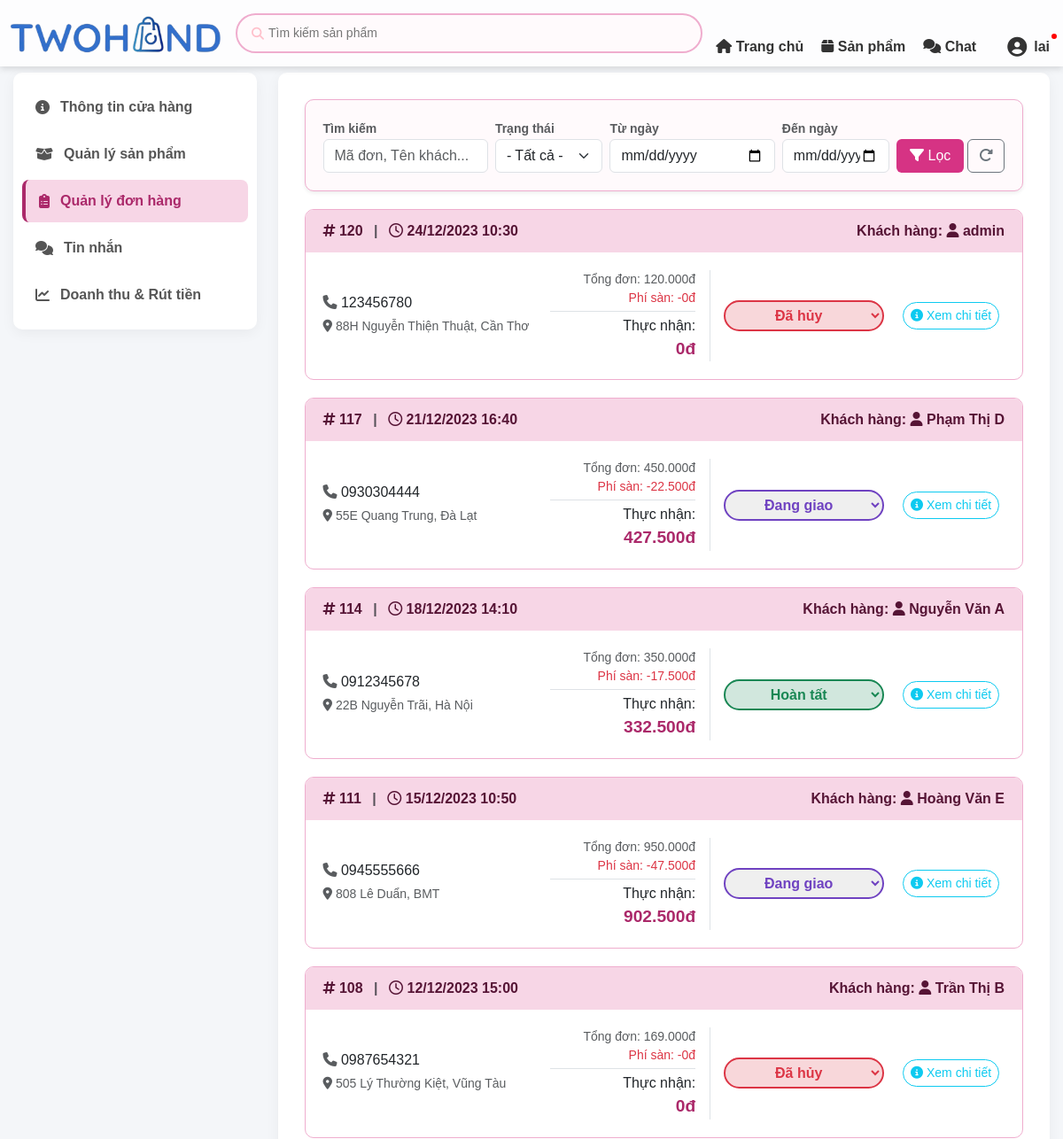
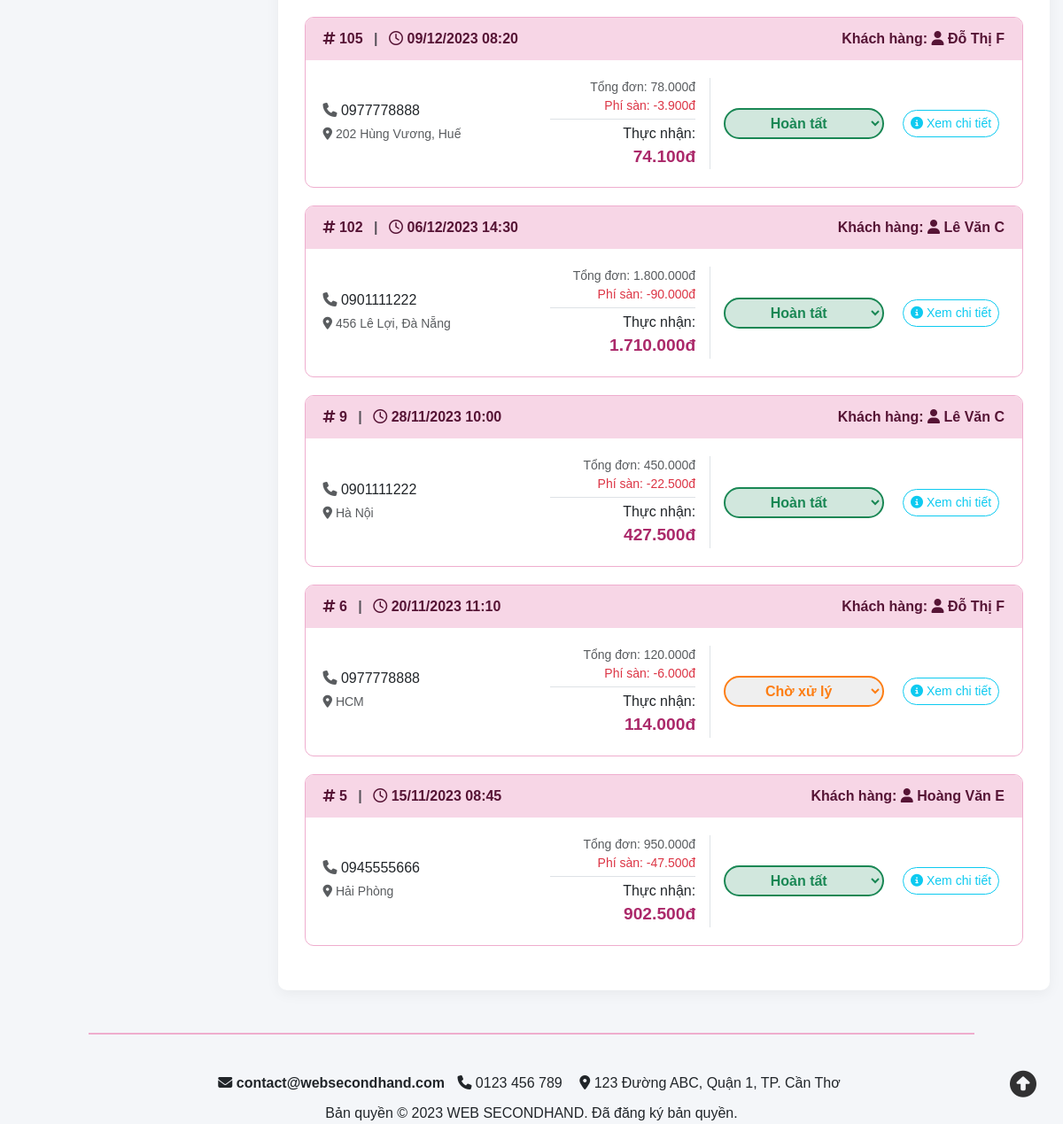
The app's page /seller/controllers/sellerDonHangController.php (signed in) with its own data (2 pictures, top to bottom).
### tables this page shows
CREATE TABLE DonHang ( 
    MaDH INT(10) PRIMARY KEY AUTO_INCREMENT,
    IdTaiKhoan INT(10), 
    IdNguoiBan INT(10) NOT NULL, 
    NgayDat DATETIME DEFAULT CURRENT_TIMESTAMP,
    DiaChiGiao VARCHAR(255),
    TongTien DECIMAL(10,2) UNSIGNED,  
    TrangThai ENUM('Chờ xử lý', 'Đã xác nhận', 'Đang giao', 'Hoàn tất', 'Đã hủy') DEFAULT 'Chờ xử lý',
    TrangThaiThanhToan ENUM('ChuaThanhToan', 'DaThanhToan', 'ChoHoanTien') DEFAULT 'ChuaThanhToan', 
    GhiChu TEXT,
    NgaySua DATETIME DEFAULT CURRENT_TIMESTAMP ON UPDATE CURRENT_TIMESTAMP,
    PhiSan DECIMAL(10,2) DEFAULT 0, 
    TienNguoiBanNhan DECIMAL(10,2) DEFAULT 0, 
    FOREIGN KEY (IdTaiKhoan) REFERENCES TaiKhoan(IdTaiKhoan),  
    FOREIGN KEY (IdNguoiBan) REFERENCES TaiKhoan(IdTaiKhoan)
);

CREATE TABLE TaiKhoan ( 
    IdTaiKhoan INT(10) PRIMARY KEY AUTO_INCREMENT, 
    TenTK VARCHAR(100) NOT NULL,
    Email VARCHAR(100) NOT NULL UNIQUE,
    Sdt VARCHAR(10) NOT NULL, 
    MatKhau VARCHAR(255) NOT NULL, 
    VaiTro TINYINT DEFAULT 0 CHECK (VaiTro IN (0,1)), 
    IdGoogle VARCHAR(255) DEFAULT NULL, 
    TrangThaiBanHang ENUM('ChuaKichHoat','DangHoatDong','BiKhoa') DEFAULT 'ChuaKichHoat', 
    Avatar VARCHAR(255) DEFAULT NULL,
    ThoiGianTao DATETIME NOT NULL DEFAULT CURRENT_TIMESTAMP,
    DiemViPham INT DEFAULT 0,
    ViDo DECIMAL(10, 8) NULL COMMENT 'Latitude - Vĩ độ của Người Mua',
    KinhDo DECIMAL(11, 8) NULL COMMENT 'Longitude - Kinh độ của Người Mua',
    HanKhoaTaiKhoan DATETIME DEFAULT NULL
);

### seller/controllers/sellerDonHangController.php (called while the page is built, shortened)
<?php
require_once __DIR__ . '/../../includes/ketnoi.php';
require_once __DIR__ . '/../models/sellerDonHangModel.php';
$idNguoiBan = $_SESSION['IdTaiKhoan'];
$model = new SellerDonHangModel($conn);
$keyword = $_GET['search'] ?? '';
$filter_status = $_GET['status'] ?? '';
$tuNgay = $_GET['tungay'] ?? '';
$denNgay = $_GET['denngay'] ?? '';
$limit = 10;
$page = isset($_GET['page']) ? (int)$_GET['page'] : 1;
$offset = ($page - 1) * $limit;
$total_records = $model->countDonHang($idNguoiBan, $keyword, $filter_status, $tuNgay, $denNgay);
$dsDonHang = $model->getDanhSachDonHang($idNguoiBan, $keyword, $filter_status, $tuNgay, $denNgay, $limit, $offset);
include_once __DIR__ . '/../views/sellerQuanLyDonHang.php';

### seller/models/sellerDonHangModel.php (called while the page is built, shortened)
<?php
class SellerDonHangModel
{
    private $conn;
    public function __construct($conn)
    {
        $this->conn = $conn;
    }
    public function countDonHang($idNguoiBan, $keyword, $trangThai, $tuNgay, $denNgay)
    {
        $sql = "SELECT COUNT(*) as total FROM DonHang dh JOIN TaiKhoan tk ON dh.IdTaiKhoan = tk.IdTaiKhoan WHERE dh.IdNguoiBan = ?";
        $params = [$idNguoiBan];
        $types = "i";
        $stmt = $this->conn->prepare($sql);
        if (!empty($types)) $stmt->bind_param($types, ...$params);
        $stmt->execute();
        return $stmt->get_result()->fetch_assoc()['total'];
    }
    public function getDanhSachDonHang($idNguoiBan, $keyword, $trangThai, $tuNgay, $denNgay, $limit, $offset)
    {
        $sql = "SELECT dh.*, tk.TenTK as NguoiMua, tk.Sdt
                FROM DonHang dh JOIN TaiKhoan tk ON dh.IdTaiKhoan = tk.IdTaiKhoan
                WHERE dh.IdNguoiBan = ?";
        $params = [$idNguoiBan];
        $types = "i";
        $sql .= " ORDER BY dh.NgayDat DESC LIMIT ? OFFSET ?";
        $params[] = $limit;
        $params[] = $offset;
        $types .= "ii";
        $stmt = $this->conn->prepare($sql);
        if (!empty($types)) $stmt->bind_param($types, ...$params);
        $stmt->execute();
        return $stmt->get_result()->fetch_all(MYSQLI_ASSOC);
    }
}

### seller/views/sellerQuanLyDonHang.php (the view, shortened to what this page needs)
<!DOCTYPE html>
<html lang="vi">
<head>
    <link rel="stylesheet" href="https://cdnjs.cloudflare.com/ajax/libs/font-awesome/6.4.0/css/all.min.css">
    <link href="../../assets/css/bootstrap/bootstrap.css" rel="stylesheet">
    <link href="../../assets/css/header.css" rel="stylesheet">
    <link href="../../assets/css/color.css" rel="stylesheet">
</head>
<body>
    <?php include '../../includes/header.php'; ?>
    <div class="toast-container position-fixed top-0 end-0 p-3">
    </div>
    <div class="seller-wrapper mt-4 mb-5">
        <h3 class="mb-4 text-secondary text-center"><i class="fa-solid fa-shop"></i> KÊNH NGƯỜI BÁN</h3>
        <div class="row">
            <div class="col-md-3 mb-4">
                <div class="seller-sidebar">
                    <a href="sellerThongTinController.php"><i class="fa-solid fa-circle-info"></i> Thông tin cửa hàng</a>
                    <a href="sellerSanPhamController.php"><i class="fa-solid fa-box-open"></i> Quản lý sản phẩm</a>
                    <a href="sellerDonHangController.php" class="active"><i class="fa-solid fa-clipboard-list"></i> Quản lý đơn hàng</a>
                    <a href="sellerChatController.php">
                        <i class="fa-solid fa-comments"></i> Tin nhắn
                    </a>
                    <a href="sellerDoanhThuController.php"><i class="fa-solid fa-chart-line"></i> Doanh thu & Rút tiền</a>
                </div>
            </div>
            <div class="col-md-9">
                <div class="seller-content-box">
                    <div class="filter-box shadow-sm">
                        <form method="GET" class="row gx-2 gy-2 align-items-end">
                            <div class="col-md-3">
                                <label class="fw-bold text-muted small">Tìm kiếm</label>
                                <input type="text" name="search" class="form-control" placeholder="Mã đơn, Tên khách..." value="<?= htmlspecialchars($keyword) ?>">
                            </div>
                            <div class="col-md-2">
                                <label class="fw-bold text-muted small">Trạng thái</label>
                                <select name="status" class="form-select">
                                    <option value="">- Tất cả -</option>
                                </select>
                            </div>
                            <div class="col-md-3">
                                <label class="fw-bold text-muted small">Từ ngày</label>
                                <input type="date" name="tungay" class="form-control" value="<?= $tuNgay ?>">
                            </div>
                            <div class="col-md-2">
                                <label class="fw-bold text-muted small">Đến ngày</label>
                                <input type="date" name="denngay" class="form-control" value="<?= $denNgay ?>">
                            </div>
                            <div class="col-md-2 d-flex gap-1">
                                <button type="submit" class="btn text-white w-100" style="background: var(--bs-pink-500);"><i class="fa-solid fa-filter"></i> Lọc</button>
                                <a href="sellerDonHangController.php" class="btn btn-outline-secondary"><i class="fa-solid fa-rotate-right"></i></a>
                            </div>
                        </form>
                    </div>
                    <div class="order-list">
                        <?php if (empty($dsDonHang)): ?>
                            <div class="text-center py-5">
                                <i class="fa-regular fa-folder-open fa-3x text-muted mb-3"></i>
                                <p class="text-muted">Không tìm thấy đơn hàng nào phù hợp.</p>
                            </div>
                        <?php else: ?>
                            <?php foreach ($dsDonHang as $dh): ?>
                                <div class="order-card">
                                    <div class="order-header">
                                        <div><i class="fa-solid fa-hashtag"></i> <strong><?= $dh['MaDH'] ?></strong> <span class="mx-2 text-muted">|</span> <i class="fa-regular fa-clock"></i> <?= date('d/m/Y H:i', strtotime($dh['NgayDat'])) ?></div>
                                        <div>Khách hàng: <strong><i class="fa-solid fa-user"></i> <?= htmlspecialchars($dh['NguoiMua']) ?></strong></div>
                                    </div>
                                    <div class="order-body">
                                        <div>
                                            <p class="mb-1"><i class="fa-solid fa-phone text-muted"></i> <?= htmlspecialchars($dh['Sdt']) ?></p>
                                            <p class="mb-1 small text-muted"><i class="fa-solid fa-location-dot"></i> <?= htmlspecialchars($dh['DiaChiGiao']) ?></p>
                                        </div>
                                        <div class="price-info text-end border-end pe-3">
                                            <div class="small text-muted">Tổng đơn: <?= number_format($dh['TongTien'], 0, ',', '.') ?>đ</div>
                                            <div class="small text-danger mb-1 border-bottom pb-1">Phí sàn: -<?= number_format($dh['PhiSan'], 0, ',', '.') ?>đ</div>
                                            <div>Thực nhận: <br><strong><?= number_format($dh['TienNguoiBanNhan'], 0, ',', '.') ?>đ</strong></div>
                                        </div>
                                        <div>
                                            <form method="POST" action="sellerDonHangController.php">
                                                <?php
                                                $tt = $dh['TrangThai'];
                                                $classStatus = 'st-cho-xu-ly';
                                                if ($tt == 'Đang giao') $classStatus = 'st-dang-giao';
                                                if ($tt == 'Hoàn tất') $classStatus = 'st-hoan-tat';
                                                if ($tt == 'Đã hủy') $classStatus = 'st-da-huy';
                                                $disabled = in_array($tt, ['Đang giao', 'Hoàn tất', 'Đã hủy']) ? 'disabled' : '';
                                                ?>
                                                <select name="trangThai" class="status-select <?= $classStatus ?>" onchange="if(confirm('Xác nhận đổi trạng thái đơn hàng?')) this.form.submit(); else this.value='<?= $tt ?>';" <?= $disabled ?>>
                                                    <option value="<?= $tt ?>" selected hidden><?= $tt ?></option>
                                                </select>
                                            </form>
                                        </div>
                                        <div class="text-center">
                                            <a href="sellerChiTietDonHangController.php?id=<?= $dh['MaDH'] ?>" class="btn btn-outline-info btn-sm rounded-pill">
                                                <i class="fa-solid fa-circle-info"></i> Xem chi tiết
                                            </a>
                                        </div>
                                    </div>
                                </div>
                            <?php endforeach; ?>
                        <?php endif; ?>
                    </div>
                </div>
            </div>
        </div>
    </div>
    <?php include '../../includes/footer.php'; ?>
</body>
</html>

### records on screen
donhang: MaDH "120", NgayDat "24/12/2023 10:30", IdTaiKhoan.TenTK "admin", IdTaiKhoan.Sdt "123456780", DiaChiGiao "88H Nguyễn Thiện Thuật, Cần Thơ", TongTien "120.000", PhiSan "0", TienNguoiBanNhan "0", trangThai "Đã hủy"
donhang: MaDH "117", NgayDat "21/12/2023 16:40", IdTaiKhoan.TenTK "Phạm Thị D", IdTaiKhoan.Sdt "0930304444", DiaChiGiao "55E Quang Trung, Đà Lạt", TongTien "450.000", PhiSan "22.500", TienNguoiBanNhan "427.500", trangThai "Đang giao"
donhang: MaDH "114", NgayDat "18/12/2023 14:10", IdTaiKhoan.TenTK "Nguyễn Văn A", IdTaiKhoan.Sdt "0912345678", DiaChiGiao "22B Nguyễn Trãi, Hà Nội", TongTien "350.000", PhiSan "17.500", TienNguoiBanNhan "332.500", trangThai "Hoàn tất"
donhang: MaDH "111", NgayDat "15/12/2023 10:50", IdTaiKhoan.TenTK "Hoàng Văn E", IdTaiKhoan.Sdt "0945555666", DiaChiGiao "808 Lê Duẩn, BMT", TongTien "950.000", PhiSan "47.500", TienNguoiBanNhan "902.500", trangThai "Đang giao"
donhang: MaDH "108", NgayDat "12/12/2023 15:00", IdTaiKhoan.TenTK "Trần Thị B", IdTaiKhoan.Sdt "0987654321", DiaChiGiao "505 Lý Thường Kiệt, Vũng Tàu", TongTien "169.000", PhiSan "0", TienNguoiBanNhan "0", trangThai "Đã hủy"
donhang: MaDH "105", NgayDat "09/12/2023 08:20", IdTaiKhoan.TenTK "Đỗ Thị F", IdTaiKhoan.Sdt "0977778888", DiaChiGiao "202 Hùng Vương, Huế", TongTien "78.000", PhiSan "3.900", TienNguoiBanNhan "74.100", trangThai "Hoàn tất"
donhang: MaDH "102", NgayDat "06/12/2023 14:30", IdTaiKhoan.TenTK "Lê Văn C", IdTaiKhoan.Sdt "0901111222", DiaChiGiao "456 Lê Lợi, Đà Nẵng", TongTien "1.800.000", PhiSan "90.000", TienNguoiBanNhan "1.710.000", trangThai "Hoàn tất"
donhang: MaDH "9", NgayDat "28/11/2023 10:00", IdTaiKhoan.TenTK "Lê Văn C", IdTaiKhoan.Sdt "0901111222", DiaChiGiao "Hà Nội", TongTien "450.000", PhiSan "22.500", TienNguoiBanNhan "427.500", trangThai "Hoàn tất"
donhang: MaDH "6", NgayDat "20/11/2023 11:10", IdTaiKhoan.TenTK "Đỗ Thị F", IdTaiKhoan.Sdt "0977778888", DiaChiGiao "HCM", TongTien "120.000", PhiSan "6.000", TienNguoiBanNhan "114.000", trangThai "Chờ xử lý"
donhang: MaDH "5", NgayDat "15/11/2023 08:45", IdTaiKhoan.TenTK "Hoàng Văn E", IdTaiKhoan.Sdt "0945555666", DiaChiGiao "Hải Phòng", TongTien "950.000", PhiSan "47.500", TienNguoiBanNhan "902.500", trangThai "Hoàn tất"

### other values on screen
$_SESSION['TenTK'] "lai"
